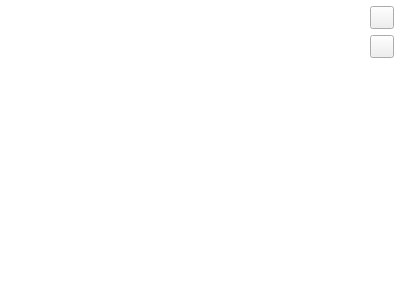
<?xml version="1.0" encoding="UTF-8"?>
<ui version="4.0">
 <class>HistogramDialog</class>
 <widget class="QDialog" name="HistogramDialog">
  <property name="geometry">
   <rect>
    <x>0</x>
    <y>0</y>
    <width>400</width>
    <height>300</height>
   </rect>
  </property>
  <property name="windowTitle">
   <string>Histogram</string>
  </property>
  <property name="styleSheet">
   <string notr="true">QDialog { background-color: white; }</string>
  </property>
  <layout class="QHBoxLayout" name="horizontalLayout">
   <property name="leftMargin">
    <number>3</number>
   </property>
   <property name="topMargin">
    <number>0</number>
   </property>
   <property name="rightMargin">
    <number>0</number>
   </property>
   <property name="bottomMargin">
    <number>0</number>
   </property>
   <item>
    <widget class="QFrame" name="histoFrame">
     <property name="sizePolicy">
      <sizepolicy hsizetype="Expanding" vsizetype="Expanding">
       <horstretch>0</horstretch>
       <verstretch>0</verstretch>
      </sizepolicy>
     </property>
    </widget>
   </item>
   <item>
    <widget class="QFrame" name="buttonsFrame">
     <layout class="QVBoxLayout" name="verticalLayout">
      <property name="leftMargin">
       <number>0</number>
      </property>
      <property name="topMargin">
       <number>6</number>
      </property>
      <property name="rightMargin">
       <number>6</number>
      </property>
      <property name="bottomMargin">
       <number>6</number>
      </property>
      <item>
       <widget class="QToolButton" name="exportCSVToolButton">
        <property name="toolTip">
         <string>Export histogram to a CSV file (can be imported into Excel ;)</string>
        </property>
        <property name="icon">
         <iconset resource="../MainWindow.qrc">
          <normaloff>:/Resources/images/svg/small/smallCSVFile.svg</normaloff>:/Resources/images/svg/small/smallCSVFile.svg</iconset>
        </property>
       </widget>
      </item>
      <item>
       <widget class="QToolButton" name="exportImageToolButton">
        <property name="toolTip">
         <string>Export histogram to an image file</string>
        </property>
        <property name="icon">
         <iconset resource="../MainWindow.qrc">
          <normaloff>:/Resources/images/svg/db/dbImageSymbol.svg</normaloff>:/Resources/images/svg/db/dbImageSymbol.svg</iconset>
        </property>
       </widget>
      </item>
      <item>
       <spacer name="verticalSpacer">
        <property name="orientation">
         <enum>Qt::Vertical</enum>
        </property>
        <property name="sizeHint" stdset="0">
         <size>
          <width>20</width>
          <height>40</height>
         </size>
        </property>
       </spacer>
      </item>
     </layout>
    </widget>
   </item>
  </layout>
 </widget>
 <resources>
  <include location="../MainWindow.qrc"/>
 </resources>
 <connections/>
</ui>
